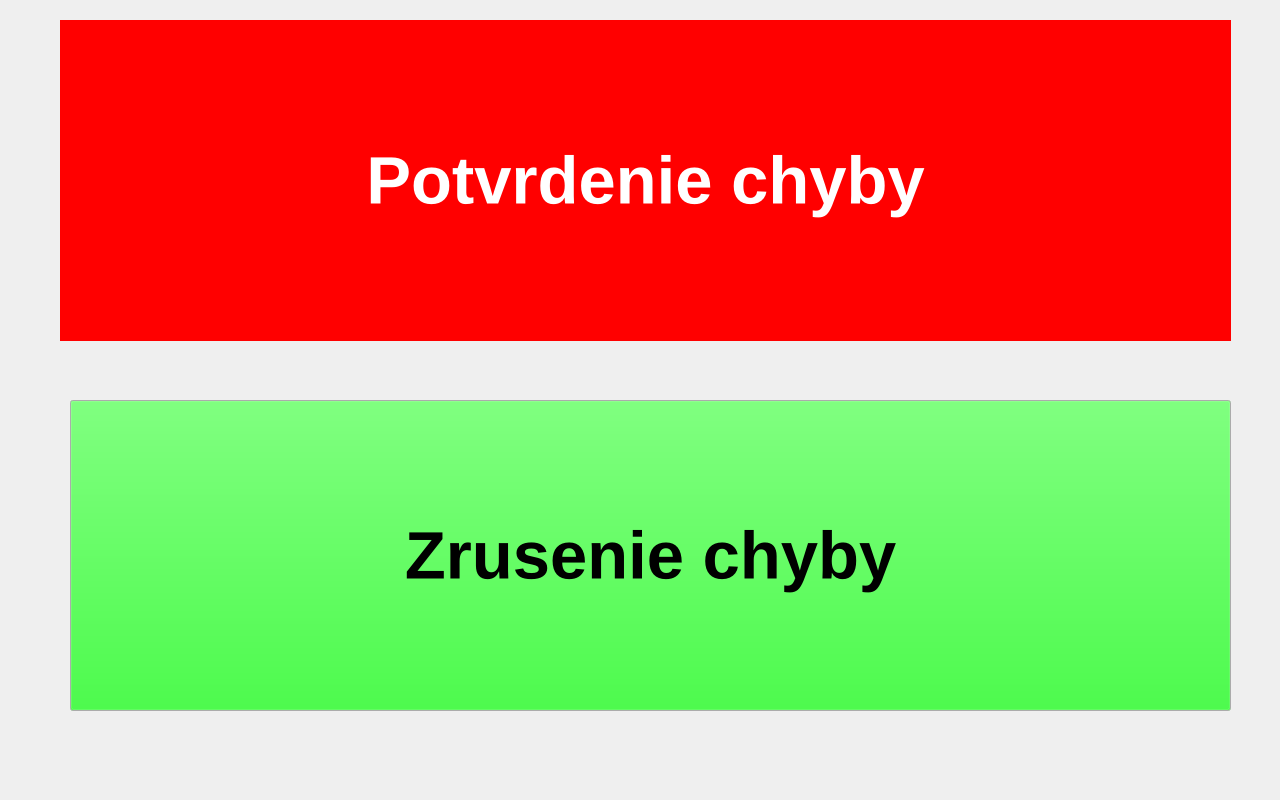
<?xml version="1.0" encoding="UTF-8"?>
<ui version="4.0">
 <class>fault</class>
 <widget class="QDialog" name="fault">
  <property name="geometry">
   <rect>
    <x>0</x>
    <y>0</y>
    <width>1280</width>
    <height>800</height>
   </rect>
  </property>
  <property name="palette">
   <palette>
    <active>
     <colorrole role="Text">
      <brush brushstyle="SolidPattern">
       <color alpha="255">
        <red>255</red>
        <green>255</green>
        <blue>255</blue>
       </color>
      </brush>
     </colorrole>
    </active>
    <inactive>
     <colorrole role="Text">
      <brush brushstyle="SolidPattern">
       <color alpha="255">
        <red>255</red>
        <green>255</green>
        <blue>255</blue>
       </color>
      </brush>
     </colorrole>
    </inactive>
    <disabled>
     <colorrole role="Text">
      <brush brushstyle="SolidPattern">
       <color alpha="255">
        <red>161</red>
        <green>161</green>
        <blue>161</blue>
       </color>
      </brush>
     </colorrole>
    </disabled>
   </palette>
  </property>
  <property name="windowTitle">
   <string>Dialog</string>
  </property>
  <widget class="QPushButton" name="faultConfirmedButton">
   <property name="geometry">
    <rect>
     <x>60</x>
     <y>20</y>
     <width>1171</width>
     <height>321</height>
    </rect>
   </property>
   <property name="palette">
    <palette>
     <active>
      <colorrole role="Button">
       <brush brushstyle="SolidPattern">
        <color alpha="255">
         <red>255</red>
         <green>0</green>
         <blue>0</blue>
        </color>
       </brush>
      </colorrole>
      <colorrole role="Text">
       <brush brushstyle="SolidPattern">
        <color alpha="255">
         <red>255</red>
         <green>255</green>
         <blue>255</blue>
        </color>
       </brush>
      </colorrole>
      <colorrole role="ButtonText">
       <brush brushstyle="SolidPattern">
        <color alpha="255">
         <red>255</red>
         <green>255</green>
         <blue>255</blue>
        </color>
       </brush>
      </colorrole>
     </active>
     <inactive>
      <colorrole role="Button">
       <brush brushstyle="SolidPattern">
        <color alpha="255">
         <red>255</red>
         <green>0</green>
         <blue>0</blue>
        </color>
       </brush>
      </colorrole>
      <colorrole role="Text">
       <brush brushstyle="SolidPattern">
        <color alpha="255">
         <red>255</red>
         <green>255</green>
         <blue>255</blue>
        </color>
       </brush>
      </colorrole>
      <colorrole role="ButtonText">
       <brush brushstyle="SolidPattern">
        <color alpha="255">
         <red>255</red>
         <green>255</green>
         <blue>255</blue>
        </color>
       </brush>
      </colorrole>
     </inactive>
     <disabled>
      <colorrole role="Button">
       <brush brushstyle="SolidPattern">
        <color alpha="255">
         <red>255</red>
         <green>0</green>
         <blue>0</blue>
        </color>
       </brush>
      </colorrole>
      <colorrole role="Text">
       <brush brushstyle="SolidPattern">
        <color alpha="255">
         <red>161</red>
         <green>161</green>
         <blue>161</blue>
        </color>
       </brush>
      </colorrole>
      <colorrole role="ButtonText">
       <brush brushstyle="SolidPattern">
        <color alpha="255">
         <red>161</red>
         <green>161</green>
         <blue>161</blue>
        </color>
       </brush>
      </colorrole>
     </disabled>
    </palette>
   </property>
   <property name="font">
    <font>
     <pointsize>50</pointsize>
     <weight>75</weight>
     <bold>true</bold>
     <kerning>true</kerning>
    </font>
   </property>
   <property name="autoFillBackground">
    <bool>true</bool>
   </property>
   <property name="text">
    <string>Potvrdenie chyby</string>
   </property>
   <property name="default">
    <bool>false</bool>
   </property>
   <property name="flat">
    <bool>true</bool>
   </property>
  </widget>
  <widget class="QPushButton" name="faultCancelledButton">
   <property name="geometry">
    <rect>
     <x>70</x>
     <y>400</y>
     <width>1161</width>
     <height>311</height>
    </rect>
   </property>
   <property name="palette">
    <palette>
     <active>
      <colorrole role="Button">
       <brush brushstyle="SolidPattern">
        <color alpha="255">
         <red>0</red>
         <green>255</green>
         <blue>0</blue>
        </color>
       </brush>
      </colorrole>
      <colorrole role="Light">
       <brush brushstyle="SolidPattern">
        <color alpha="255">
         <red>0</red>
         <green>255</green>
         <blue>0</blue>
        </color>
       </brush>
      </colorrole>
     </active>
     <inactive>
      <colorrole role="Button">
       <brush brushstyle="SolidPattern">
        <color alpha="255">
         <red>0</red>
         <green>255</green>
         <blue>0</blue>
        </color>
       </brush>
      </colorrole>
      <colorrole role="Light">
       <brush brushstyle="SolidPattern">
        <color alpha="255">
         <red>0</red>
         <green>255</green>
         <blue>0</blue>
        </color>
       </brush>
      </colorrole>
     </inactive>
     <disabled>
      <colorrole role="Button">
       <brush brushstyle="SolidPattern">
        <color alpha="255">
         <red>0</red>
         <green>255</green>
         <blue>0</blue>
        </color>
       </brush>
      </colorrole>
      <colorrole role="Light">
       <brush brushstyle="SolidPattern">
        <color alpha="255">
         <red>0</red>
         <green>255</green>
         <blue>0</blue>
        </color>
       </brush>
      </colorrole>
     </disabled>
    </palette>
   </property>
   <property name="font">
    <font>
     <pointsize>50</pointsize>
     <weight>75</weight>
     <bold>true</bold>
    </font>
   </property>
   <property name="text">
    <string>Zrusenie chyby</string>
   </property>
   <property name="flat">
    <bool>false</bool>
   </property>
  </widget>
 </widget>
 <resources/>
 <connections/>
</ui>
